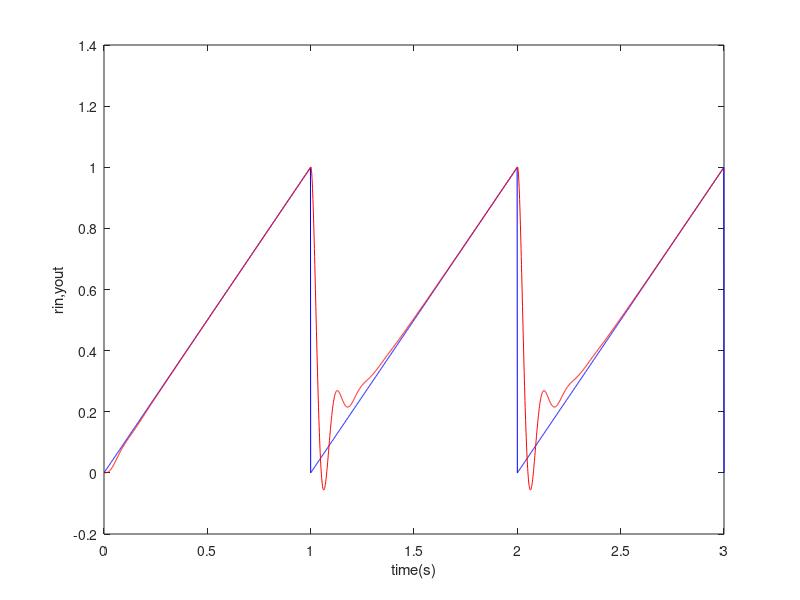

The MATLAB script that drew this image:
%执行机构需要的是控制量的增量，例如驱动不仅电机的时候，采用增量式PID控制，
%增量式PID控制算法中不需要累加，控制增量u(k)仅与最近k次的采样有关，所以误动作影响小。
%设一被控对象G（s）=50/(0.125s^2+7s),  
%用增量式PID控制算法编写仿真程序  
%（输入分别为单位阶跃、正弦信号，采样时间为1ms，控制器输出限幅：[-5,5],  
%  仿真曲线包括系统输出及误差曲线，并加上注释、图例）。  
  
clc;
clear ;     
ts=0.001;                  %采样时间  
%sys=tf(50,[0.125,7, 0]);  %tf是传递函数，用来实现G（s）;  在自动控制领域经常用到，
sys=tf(400,[1,50,0]);   
dsys=c2d(sys,ts,'z');        %把控制函数离散化，转化为拆分方程
[num,den]=tfdata(dsys,'v');  % 离散化后提取分子、分母 ，提取拆分方程系数   
u_1=0.0;  
u_2=0.0;  
y_1=0.0;  
y_2=0.0;  
x=[0,0,0]';  
error_1=0;  
error_2=0;  
for k=1:1:3000  
time(k)=k*ts;    %采样次数  

S=4;   %选择需要跟踪的函数
if S==1  
   % kp=10;ki=0.1;kd=15;             %初始化PID
    kp=8;ki=0.1;kd=10;
    rin(k)=1;            %Step Signal ，阶跃信号  
end
if S==2  
    kp=10;ki=0.1;kd=15;               
    rin(k)=0.5*sin(2*pi*k*ts);       %Sine Signal   正弦信号  
end    
if S==3          %三角波信号 
     kp=10;ki=0.1;kd=15;
     if mod(time(k),2)<1
         rin(k)=mod(time(k),1);
     else
         rin(k)=1-mod(time(k),1);
     end
     rin(k)=rin(k)-0.5;
end
if S==4     %锯齿波信号
    kp=8;ki=0.05;kd=4; %测试得合适参数，如果输出过冲，可将kd调小。
    rin(k)=mod(time(k),1);
end
 
du(k)=kp*x(1)+kd*x(2)+ki*x(3);      %PID Controller   控制系数    
u(k)=u_1+du(k); 

if u(k)>=10         %Restricting the output of controller，输出限幅
   u(k)=10;  
end  
if u(k)<=-10  
   u(k)=-10;  
end  

%Linear model  
yout(k)=-den(2)*y_1-den(3)*y_2+num(2)*u_1+num(3)*u_2;          %实际输出  
error(k)=rin(k)-yout(k);                                       %Return of parameters 误差  
u_2=u_1;                                                       %保存上上次输入   为下次计算  
u_1=u(k);                                                      %保存上一次控制系数   为下次计算  
y_2=y_1;                                                       %保存上上次次输出   为下次计算  
y_1=yout(k);                                                   %保存上一次输出   为下次计算  

x(1)=error(k)-error_1;            %Calculating P  
x(2)=error(k)-2*error_1+error_2;  %Calculating D  
x(3)=error(k);                    %Calculating I  

error_2=error_1;                      
error_1=error(k);                      
end  

figure(1);  
plot(time,rin,'b',time,yout,'r');                        %输入 和实际控制输出  
xlabel('time(s)'),ylabel('rin,yout');   
% figure(2);  
% plot(time,error,'r')                                     %输入与输出误差输出曲线  
% xlabel('time(s)');ylabel('error');  
